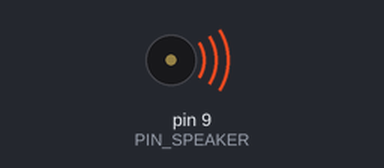
This sketch was run on a simulated Arduino Uno, built with avr-gcc and run on an emulated ATmega328P. Parts: buzzer (waves = sounding).

Above: at 0.21 s.
At 11.41 s:
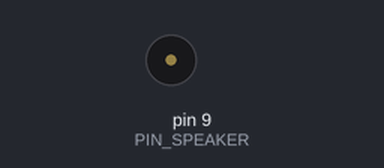
Timing chart, 0 to 11.8 s (numbered marks = the images above):
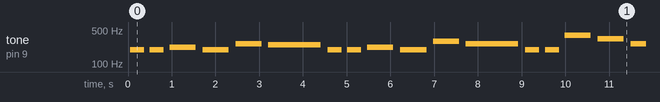

Measured:
- by itself, tone on pin 9 (PIN_SPEAKER): plays 196 Hz for 0.32 s, 196 Hz for 0.32 s, 220 Hz for 0.60 s, 196 Hz for 0.60 s, 261 Hz for 0.60 s, 246 Hz for 1.2 s … (179 notes in this stretch)

The sketch:

display_experiment.ino
```cpp
int PIN_SPEAKER = 9;
int length = 25;
char notes[] = "ggagCbggagDCggGECbaffECDC";
int beats[] = {1,1,2,2,2,4, 1,1,2,2,2,4, 1,1,2,2,2,2,2, 1,1,2,2,2,4,1};
int tempo = 300;

void playTone(int tone, int duration) {
  for (long i = 0; i < duration * 1000L; i += tone * 2) {
    digitalWrite(PIN_SPEAKER, HIGH);
    delayMicroseconds(tone);
    digitalWrite(PIN_SPEAKER, LOW);
    delayMicroseconds(tone);
  }
}

void playNote(char note, int duration) {
  char names[] = {'c', 'd', 'e', 'f', 'g', 'a', 'b', 'C', 'D', 'E', 'F', 'G'};
  int tones[] = {1915, 1700, 1519, 1432, 1275, 1136, 1014, 956, 853, 759, 716, 637, 568};

  for (int i = 0; i < 12; i++) {
    if (names[i] == note) {
      Serial.print("value:");
      Serial.println(note);
      playTone(tones[i]*2, duration);
    }
  }
}

void setup() {
  pinMode(PIN_SPEAKER, OUTPUT);
}

void loop() {
  for (int i = 0; i < length; i++) {
    if (notes[i] == ' ') {
      delay(beats[i] * tempo);
    } else {
      playNote(notes[i], beats[i] * tempo);
    }
    delay(tempo / 2);
  }
}
```
